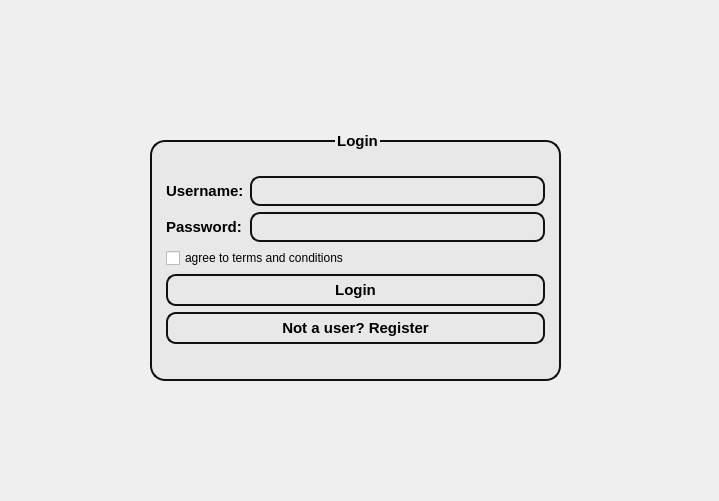
<?xml version="1.0" encoding="UTF-8"?>
<ui version="4.0">
 <class>MainWindow</class>
 <widget class="QMainWindow" name="MainWindow">
  <property name="geometry">
   <rect>
    <x>0</x>
    <y>0</y>
    <width>719</width>
    <height>501</height>
   </rect>
  </property>
  <property name="windowTitle">
   <string>MainWindow</string>
  </property>
  <property name="styleSheet">
   <string notr="true">backgroud-color:rgb(255, 255, 255)</string>
  </property>
  <widget class="QWidget" name="centralwidget">
   <widget class="QGroupBox" name="groupBox">
    <property name="geometry">
     <rect>
      <x>150</x>
      <y>130</y>
      <width>411</width>
      <height>251</height>
     </rect>
    </property>
    <property name="font">
     <font>
      <pointsize>11</pointsize>
      <bold>true</bold>
     </font>
    </property>
    <property name="styleSheet">
     <string notr="true">QGroupBox {
    border: 2px solid rgb(16, 16, 16);
    border-radius: 15px;
    margin-top: 10px; 
    background-color:rgb(232, 232, 232);
    padding: 5px;

}

</string>
    </property>
    <property name="title">
     <string>Login</string>
    </property>
    <property name="alignment">
     <set>Qt::AlignmentFlag::AlignCenter</set>
    </property>
    <layout class="QVBoxLayout" name="verticalLayout_2">
     <item>
      <layout class="QVBoxLayout" name="verticalLayout">
       <item>
        <layout class="QVBoxLayout" name="verticalLayout_3">
         <item>
          <layout class="QHBoxLayout" name="horizontalLayout">
           <item>
            <layout class="QVBoxLayout" name="verticalLayout_4">
             <item>
              <widget class="QLabel" name="label">
               <property name="font">
                <font>
                 <pointsize>11</pointsize>
                 <bold>true</bold>
                </font>
               </property>
               <property name="text">
                <string>Username:</string>
               </property>
              </widget>
             </item>
             <item>
              <widget class="QLabel" name="label_2">
               <property name="font">
                <font>
                 <pointsize>11</pointsize>
                 <bold>true</bold>
                </font>
               </property>
               <property name="text">
                <string>Password:</string>
               </property>
              </widget>
             </item>
            </layout>
           </item>
           <item>
            <layout class="QVBoxLayout" name="verticalLayout_5">
             <item>
              <widget class="QLineEdit" name="lineEdit_username">
               <property name="styleSheet">
                <string notr="true">QLineEdit{
    border: 2px solid rgb(16, 16, 16);
    border-radius: 10px; 
    background-color: rgb(255, 255, 255,0);
    min-width: 8px; 
    min-height: 8px;
    padding: 5px;
    margin: 0px;
}
</string>
               </property>
              </widget>
             </item>
             <item>
              <widget class="QLineEdit" name="lineEdit_password">
               <property name="styleSheet">
                <string notr="true">QLineEdit{
    border: 2px solid rgb(16, 16, 16);
    border-radius: 10px; 
    background-color: rgb(255, 255, 255,0);
    min-width: 8px; 
    min-height: 8px;
    padding: 5px;
    margin: 0px;
}
</string>
               </property>
               <property name="echoMode">
                <enum>QLineEdit::EchoMode::PasswordEchoOnEdit</enum>
               </property>
              </widget>
             </item>
            </layout>
           </item>
          </layout>
         </item>
        </layout>
       </item>
       <item>
        <widget class="QCheckBox" name="checkBox_terms">
         <property name="text">
          <string>agree to terms and conditions</string>
         </property>
        </widget>
       </item>
       <item>
        <widget class="QPushButton" name="pushButton_login">
         <property name="font">
          <font>
           <pointsize>11</pointsize>
           <bold>true</bold>
          </font>
         </property>
         <property name="styleSheet">
          <string notr="true">QPushButton {
    border: 2px solid rgb(16, 16, 16);
    border-radius: 10px; 
    background-color:rgb(255, 255, 255,0);
    min-width: 9px; 
    min-height: 9px; 
    padding: 5px; 
    margin: 0px; 
}
</string>
         </property>
         <property name="text">
          <string>Login</string>
         </property>
        </widget>
       </item>
       <item>
        <widget class="QPushButton" name="pushButton_register">
         <property name="font">
          <font>
           <pointsize>11</pointsize>
           <bold>true</bold>
          </font>
         </property>
         <property name="styleSheet">
          <string notr="true">QPushButton {
    border: 2px solid rgb(16, 16, 16);
    border-radius: 10px; 
    background-color:rgb(255, 255, 255,0);
    min-width: 9px; 
    min-height: 9px; 
    padding: 5px; 
    margin: 0px; 
}
</string>
         </property>
         <property name="text">
          <string>Not a user? Register</string>
         </property>
        </widget>
       </item>
      </layout>
     </item>
    </layout>
   </widget>
   <widget class="QLabel" name="label_pic">
    <property name="geometry">
     <rect>
      <x>270</x>
      <y>10</y>
      <width>171</width>
      <height>121</height>
     </rect>
    </property>
    <property name="text">
     <string/>
    </property>
    <property name="alignment">
     <set>Qt::AlignmentFlag::AlignCenter</set>
    </property>
   </widget>
  </widget>
 </widget>
 <resources/>
 <connections/>
</ui>
